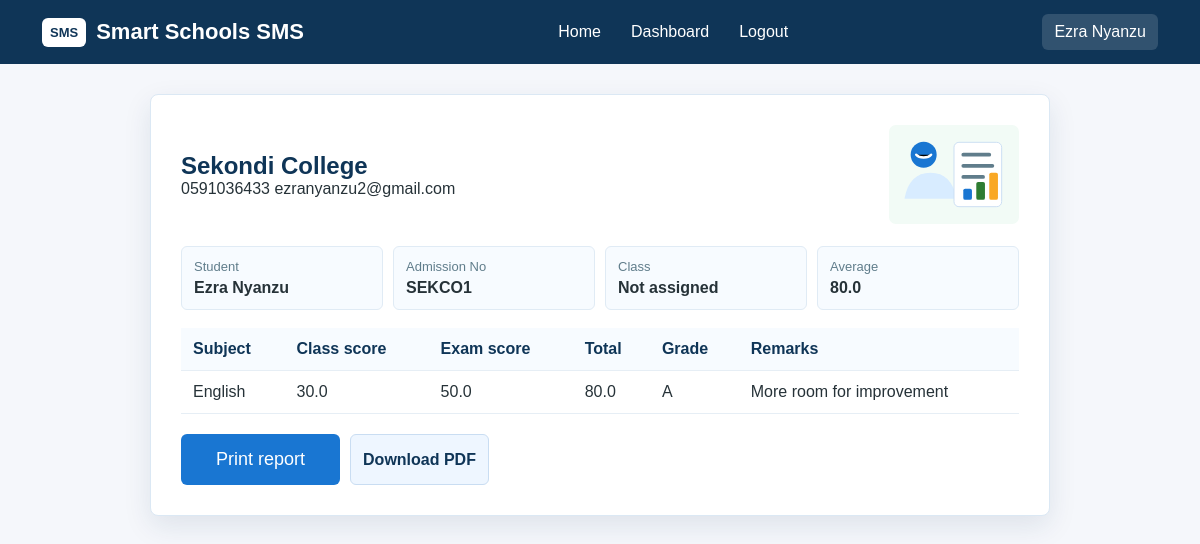
Screenshot of /student/report (signed in) with the database file from the repository.
### app/models.py (models this page shows, shortened)
class User(UserMixin, db.Model):
    __tablename__ = "users"
    id = db.Column(db.Integer, primary_key=True)
    school_id = db.Column(db.Integer, nullable=True)
    role = db.Column(db.String(40), nullable=False)
    full_name = db.Column(db.String(160), nullable=False, default="")
    username = db.Column(db.String(100), unique=True, nullable=False)
    password_hash = db.Column(db.String(255), nullable=False)
    email = db.Column(db.String(120), default="")
    phone = db.Column(db.String(40), default="")
    active = db.Column(db.Boolean, default=True)
    created_at = db.Column(db.String(40), default=now_text)
    must_change_password = db.Column(db.Boolean, default=True, nullable=False)
    @property
    def is_active(self):
        return bool(self.active)
    @property
    def display_name(self):
        return self.full_name or self.username

class School(db.Model):
    __tablename__ = "schools"
    id = db.Column(db.Integer, primary_key=True)
    name = db.Column(db.String(180), nullable=False)
    motto = db.Column(db.String(255), default="")
    crest = db.Column(db.String(255), default="")
    address = db.Column(db.String(255), default="")
    phone = db.Column(db.String(40), default="")
    email = db.Column(db.String(120), default="")
    academic_year = db.Column(db.String(40), default="")
    term = db.Column(db.String(40), default="")
    onboarded = db.Column(db.Boolean, default=False)
    created_at = db.Column(db.String(40), default=now_text)
    head_name = db.Column(db.String(160), default="")
    head_title = db.Column(db.String(100), default="Head of School")
    head_signature = db.Column(db.String(260), default="")

class Student(db.Model):
    __tablename__ = "students"
    id = db.Column(db.Integer, primary_key=True)
    school_id = db.Column(db.Integer, db.ForeignKey("schools.id"), nullable=False)
    user_id = db.Column(db.Integer, db.ForeignKey("users.id"), nullable=False)
    class_id = db.Column(db.Integer, db.ForeignKey("classes.id"))
    admission_no = db.Column(db.String(80), nullable=False)
    guardian_name = db.Column(db.String(160), default="")
    guardian_phone = db.Column(db.String(40), default="")
    user = db.relationship("User", backref="student_profile", foreign_keys=[user_id])
    school = db.relationship("School", foreign_keys=[school_id])
    class_group = db.relationship("ClassGroup", foreign_keys=[class_id])

class Score(db.Model):
    __tablename__ = "scores"
    id = db.Column(db.Integer, primary_key=True)
    school_id = db.Column(db.Integer, db.ForeignKey("schools.id"), nullable=False)
    student_id = db.Column(db.Integer, db.ForeignKey("students.id"), nullable=False)
    subject_id = db.Column(db.Integer, db.ForeignKey("subjects.id"), nullable=False)
    class_score = db.Column(db.Float, default=0)
    exam_score = db.Column(db.Float, default=0)
    remarks = db.Column(db.String(255), default="")
    term = db.Column(db.String(40), default="")
    academic_year = db.Column(db.String(40), default="")
    teacher_id = db.Column(db.Integer)
    updated_at = db.Column(db.String(40), default=now_text)
    conduct = db.Column(db.String(120), default="")
    position = db.Column(db.String(40), default="")
    student = db.relationship("Student", backref="scores")
    subject = db.relationship("Subject")
    @property
    def total(self):
        return float(self.class_score or 0) + float(self.exam_score or 0)
    @property
    def grade(self):
        total = self.total
        if total >= 80:
            return "A"

class Subject(db.Model):
    __tablename__ = "subjects"
    id = db.Column(db.Integer, primary_key=True)
    school_id = db.Column(db.Integer, db.ForeignKey("schools.id"), nullable=False)
    name = db.Column(db.String(120), nullable=False)
    code = db.Column(db.String(30), default="")
    teacher_id = db.Column(db.Integer)

### app/auth/routes.py (the view)
@auth.route("/student/report")
@login_required
def student_report():
    context = student_report_context(request.args.get("student_id", type=int))
    log_action("view_report", "Student report viewed")
    db.session.commit()
    return render_template("student/report.html", **context)

### app/auth/routes.py (called while the page is built)
def log_action(action, details=""):
    log = AuditLog(
        user_id=current_user.id if current_user.is_authenticated else None,
        username=current_user.username if current_user.is_authenticated else "",
        action=action,
        details=details,
        ip_address=request.headers.get("X-Forwarded-For", request.remote_addr or ""),
    )
    db.session.add(log)

def current_school():
    if current_user.is_authenticated and current_user.school_id:
        school = School.query.get(current_user.school_id)
        if school:
            return school
    return School.query.first()

def student_report_context(student_id=None):
    student = None
    if current_user.role == "student":
        student = Student.query.filter_by(user_id=current_user.id).first()
    elif student_id:
        student = Student.query.get_or_404(student_id)
    scores = []
    if student:
        scores = Score.query.filter_by(student_id=student.id).all()
    total = sum(score.total for score in scores)
    average = round(total / len(scores), 2) if scores else 0
    chart_labels = [score.subject.name if score.subject else "Subject" for score in scores]
    chart_values = [score.total for score in scores]
    return {
        "school": current_school(),
        "student": student,
        "scores": scores,
        "average": average,
        "chart_labels": chart_labels,
        "chart_values": chart_values,
        "generated_at": datetime.now().strftime("%d %b %Y %I:%M %p"),
    }

### app/models.py (called while the page is built)
def now_text():
    return datetime.utcnow().isoformat(timespec="seconds")

@login_manager.user_loader
def load_user(user_id):
    return User.query.get(int(user_id))

### app/templates/student/report.html (shortened to what this page needs)
{% extends "layouts/base.html" %}
{% block content %}
<section class="print-page">
    <div class="report-sheet">
        <div class="report-header">
            <div>
                <h1>{{ school.name if school else "Smart Schools SMS" }}</h1>
                <p>{{ school.phone if school else "" }} {{ school.email if school else "" }}</p>
            </div>
            <img src="{{ url_for('static', filename='img/student-results.svg') }}" alt="Student report">
        </div>
        {% if student %}
        <div class="report-meta">
            <div><span>Student</span><strong>{{ student.user.display_name }}</strong></div>
            <div><span>Admission No</span><strong>{{ student.admission_no }}</strong></div>
            <div><span>Class</span><strong>{{ student.class_group.name if student.class_group else "Not assigned" }}</strong></div>
            <div><span>Average</span><strong>{{ average }}</strong></div>
        </div>
        {% include "student/report_table.html" %}
        <div class="report-actions no-print">
            <button type="button" onclick="window.print()">Print report</button>
            <a class="small-btn secondary" href="{{ url_for('auth.student_report_pdf', student_id=student.id) }}">Download PDF</a>
        </div>
        {% else %}
        <p>No student profile is available.</p>
        {% endif %}
    </div>
</section>
{% endblock %}

### app/templates/layouts/base.html (shortened to what this page needs)
<!DOCTYPE html>
<html lang="en">
<head>
    <link rel="stylesheet" href="{{ url_for('static', filename='css/style.css') }}">
</head>
<body>
    <nav>
    <div class="logo">
        <span class="logo-icon">SMS</span>
        <span>Smart Schools SMS</span>
    </div>
    <ul>
        <li><a href="/">Home</a></li>
        {% if current_user.is_authenticated %}
        <li><a href="{{ url_for('auth.dashboard') }}">Dashboard</a></li>
        <li><a href="{{ url_for('auth.logout') }}">Logout</a></li>
        {% endif %}
    </ul>
    {% if current_user.is_authenticated %}
    <span class="user-chip">{{ current_user.display_name }}</span>
    {% else %}
    <a href="/login">
        <button class="login-btn">
            Login
        </button>
    </a>
    {% endif %}
</nav>
    <main>
    {% block content %}
    {% endblock %}
    </main>
</body>
</html>

### app/templates/student/report_table.html
<div class="table-wrap">
    <table>
        <thead>
            <tr>
                <th>Subject</th>
                <th>Class score</th>
                <th>Exam score</th>
                <th>Total</th>
                <th>Grade</th>
                <th>Remarks</th>
            </tr>
        </thead>
        <tbody>
            {% for score in scores %}
            <tr>
                <td>{{ score.subject.name if score.subject else "Subject" }}</td>
                <td>{{ score.class_score or 0 }}</td>
                <td>{{ score.exam_score or 0 }}</td>
                <td>{{ score.total }}</td>
                <td>{{ score.grade }}</td>
                <td>{{ score.remarks or "-" }}</td>
            </tr>
            {% else %}
            <tr><td colspan="6">No results have been published yet.</td></tr>
            {% endfor %}
        </tbody>
    </table>
</div>

### app/static/css/style.css (style rules this page uses)
* { margin:0; padding:0; box-sizing:border-box; }
body { font-family:Arial, sans-serif; background:#f5f7fb; color:#263238; }
nav { background:#0f3557; color:white; display:flex; justify-content:space-between; align-items:center; padding:14px 42px; position:sticky; top:0; }
.logo { display:flex; align-items:center; font-size:22px; font-weight:bold; }
.logo-icon { font-size:13px; margin-right:10px; background:#ffffff; color:#0f3557; padding:7px 8px; border-radius:6px; }
nav ul { display:flex; list-style:none; }
nav li { margin:0 15px; }
nav a { color:white; text-decoration:none; font-size:16px; }
button { background:#1976d2; color:white; border:none; padding:15px 35px; border-radius:6px; cursor:pointer; font-size:18px; }
.user-chip { background:rgba(255,255,255,.14); padding:9px 12px; border-radius:6px; }
.table-wrap { overflow-x:auto; }
table { width:100%; border-collapse:collapse; }
th, td { padding:12px; border-bottom:1px solid #e6eef5; text-align:left; }
th { background:#f7fbff; color:#0f3557; }
.small-btn { display:inline-flex; align-items:center; justify-content:center; min-height:38px; padding:9px 12px; border-radius:6px; background:#1976d2; color:#ffffff; text-decoration:none; border:none; font-weight:bold; }
.small-btn.secondary { background:#eef6ff; color:#0f3557; border:1px solid #c9ddf2; }
.print-page { padding:30px 18px 70px; }
.report-sheet, .login-slip { max-width:900px; margin:0 auto; background:#ffffff; border:1px solid #dbe8f4; border-radius:8px; padding:30px; box-shadow:0 10px 28px rgba(15,53,87,.1); }
.report-header, .slip-head { display:flex; justify-content:space-between; gap:22px; align-items:center; margin-bottom:22px; }
.report-header h1, .slip-head h1 { color:#0f3557; }
.report-header img, .slip-head img { width:130px; }
.report-meta { display:grid; grid-template-columns:repeat(4, 1fr); gap:10px; margin-bottom:18px; }
.report-meta div, .slip-body p { background:#f7fbff; border:1px solid #e0ebf5; border-radius:6px; padding:12px; }
.report-meta span, .slip-body span { display:block; color:#607d8b; font-size:13px; margin-bottom:5px; }
.report-actions { display:flex; gap:10px; margin-top:20px; }

### rows the page displays
User: display_name "Ezra Nyanzu", user.display_name "Ezra Nyanzu"
School: name "Sekondi College", phone "0591036433", email "ezranyanzu2@gmail.com"
Student: admission_no "SEKCO1"
Score: subject "English", class_score "30.0", exam_score "50.0", total "80.0", grade "A", remarks "More room for improvement"

### other values shown
{{ student.class_group.name if student.class_group else "Not assigned" }} "Not assigned"
{{ average }} "80.0"
